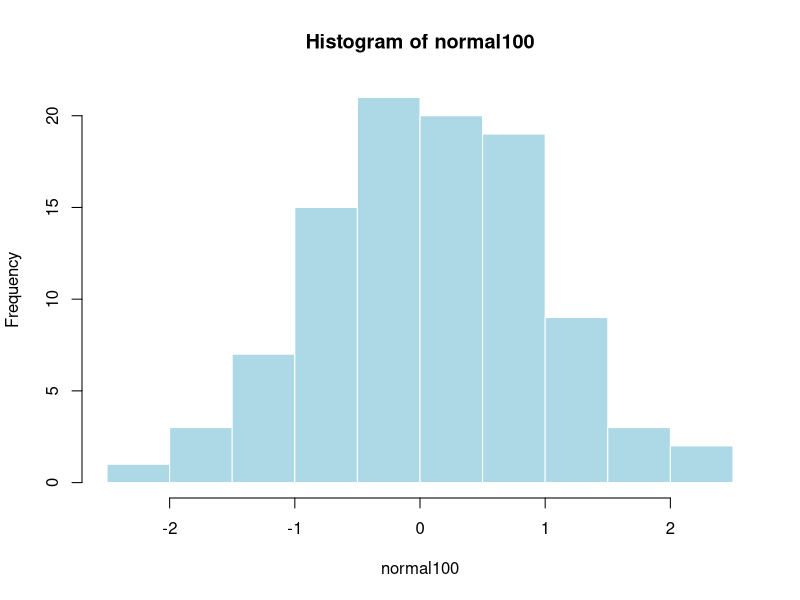
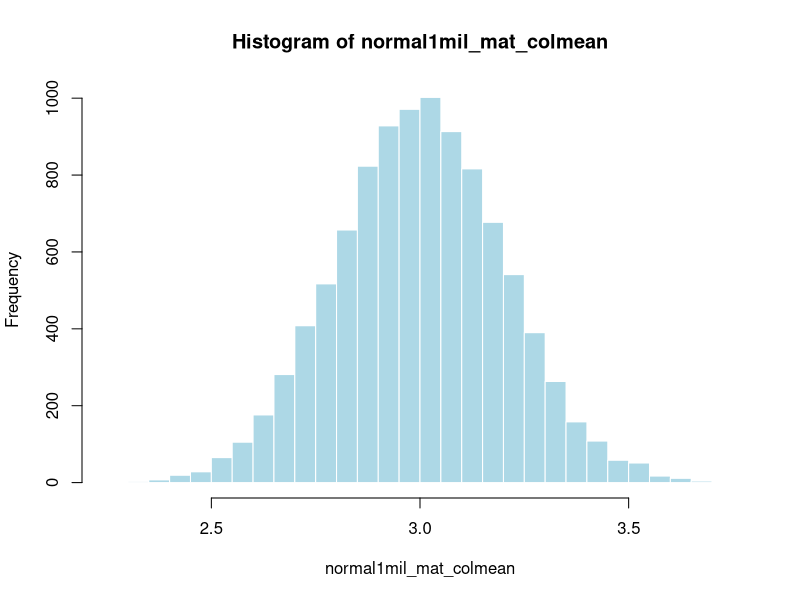
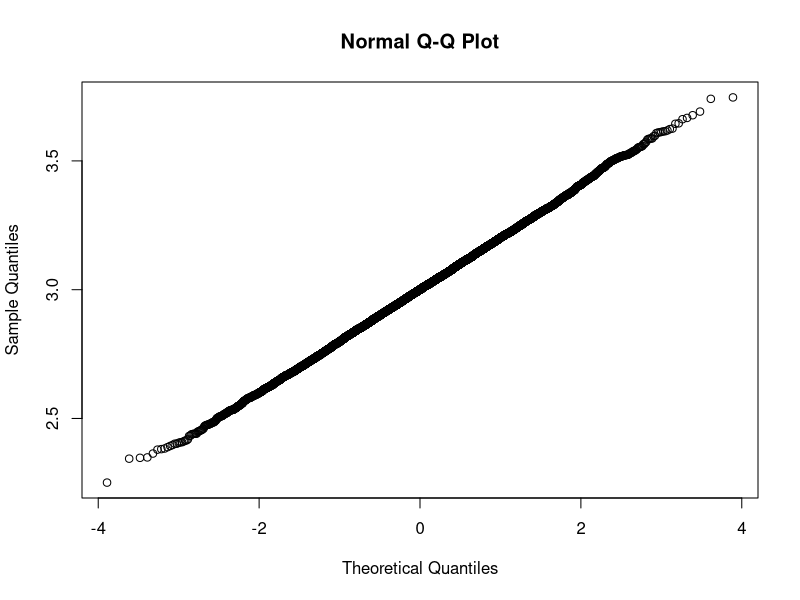

The R script that drew these images, in order:
## ---- chunk 1
set.seed(1) # Please don't remove this code!
## ---- chunk 2
rnorm(n = 5, mean = 10, sd = 3)
## ---- chunk 3
normal100 <- rnorm(n = 100, mean = 0, sd = 1); normal100
mean_normal100 <- mean(normal100); mean_normal100
sd_normal100 <- sd(normal100); sd_normal100
## ---- chunk 4
hist(normal100, col = "lightblue", border = "white")
## ---- chunk 5
normal10 <- rnorm(n = 10, mean = 0, sd = 1)
normal1000 <- rnorm(n = 1000, mean = 0, sd = 1)
normal10000 <- rnorm(n = 10000, mean = 0, sd = 1)
normal100000 <- rnorm(n = 100000, mean = 0, sd = 1)
## ---- chunk 6
sample_means <- rep(0, 5)
sample_means[1] <- mean(normal10)
sample_means[2] <- mean(normal100)
sample_means[3] <- mean(normal1000)
sample_means[4] <- mean(normal10000)
sample_means[5] <- mean(normal100000)
print(sample_means)
length(sample_means)
## ---- chunk 7
normal1mil <- rnorm(1000000, mean = 3, sd = 2)
mean_normal1mil <- mean(normal1mil); mean_normal1mil
sd_normal1mil <- sd(normal1mil); sd_normal1mil
## ---- chunk 8
x <- which(normal1mil > 3) # identify the elements greater than 3
normal1mil_greatthan3 <- normal1mil[x] # elements greater than3
mean(normal1mil_greatthan3)
## ---- chunk 9
normal1mil_mat <- matrix(normal1mil, ncol = 10000)
## ---- chunk 10
mean_col1234 <- mean(normal1mil_mat[, 1234]); mean_col1234
## ---- chunk 11
normal1mil_mat_colsum <- colSums(normal1mil_mat)
normal1mil_mat_colmean <- normal1mil_mat_colsum / dim(normal1mil_mat)[1]
## ---- chunk 12
h <- hist(normal1mil_mat_colmean, breaks = 50, col = "lightblue", border = "white")
## ---- chunk 13
qqnorm(normal1mil_mat_colmean)
